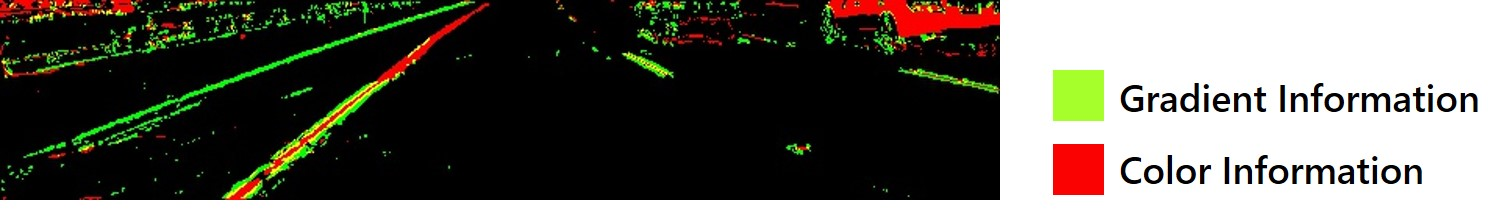
#> input picture images/combination.jpg, 1503 x 215 px, given in place of y_playground.png, which was not available
$ python test3.py
#> lines starting #> are read from the running program, lines starting #| are printed output that depends on the picture
import argparse
import cv2

# Points 들을 저장할 리스트와 Crop이 실행 되었는지 저장할 Boolean 변수를 선언합니다.
refPt = []
cropping = False


def click_and_crop(event, x, y, flags, param):
	# refPt와 cropping 변수를 global로 만듭니다.
	global refPt, cropping

	# 왼쪽 마우스가 클릭되면 (x, y) 좌표 기록을 시작하고
	# cropping = True로 만들어 줍니다.
	if event == cv2.EVENT_LBUTTONDOWN:
		refPt = [(x, y)]
		cropping = True

	# 왼쪽 마우스 버튼이 놓여지면 (x, y) 좌표 기록을 하고 cropping 작업을 끝냅니다.
	# 이 때 crop한 영역을 보여줍니다.
	elif event == cv2.EVENT_LBUTTONUP:
		refPt.append((x, y))
		cropping = False

		# ROI 사각형을 이미지에 그립니다.
		cv2.rectangle(image, refPt[0], refPt[1], (0, 255, 0), 2)
		cv2.imshow("image", image)


# argument parser를 구성해 주고 입력 받은 argument는 parse 합니다.
# ap = argparse.ArgumentParser()
# ap.add_argument("-i", "--image", required=True, help="Path to the image")
# args = vars(ap.parse_args())

# 이미지를 load 합니다.
image = cv2.imread("y_playground.png")
#> image is the input picture: shape (215, 1503, 3); mean B, G, R 92, 99.2, 101.3
image = cv2.resize(image, (640, 360))
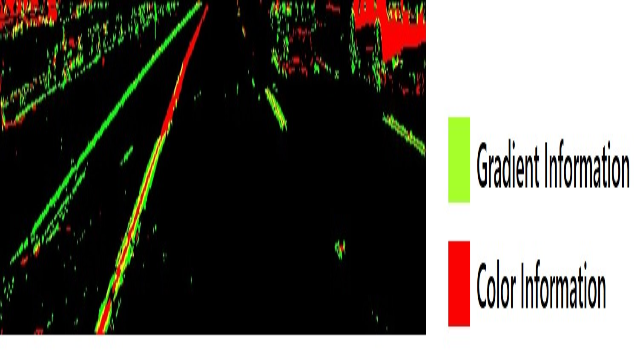
#> image: shape (360, 640, 3); mean B, G, R 91.9, 99.1, 101.2
# 원본 이미지를 clone 하여 복사해 둡니다.
clone = image.copy()
# 새 윈도우 창을 만들고 그 윈도우 창에 click_and_crop 함수를 세팅해 줍니다.
cv2.namedWindow("image")
cv2.setMouseCallback("image", click_and_crop)


'''
키보드에서 다음을 입력받아 수행합니다.
- q : 작업을 끝냅니다.
- r : 이미지를 초기화 합니다.
- c : ROI 사각형을 그리고 좌표를 출력합니다.
'''
while True:
	# 이미지를 출력하고 key 입력을 기다립니다.
	cv2.imshow("image", image)
	key = cv2.waitKey(1) & 0xFF
#> (key q is pressed here)

	# 만약 r이 입력되면, crop 할 영열을 리셋합니다.
	if key == ord("r"):
		image = clone.copy()

 	# 만약 c가 입력되고 ROI 박스가 정확하게 입력되었다면
	# 박스의 좌표를 출력하고 crop한 영역을 출력합니다.
	elif key == ord("c"):
		if len(refPt) == 2:
			roi = clone[refPt[0][1]:refPt[1][1], refPt[0][0]:refPt[1][0]]
			print(refPt)
			cv2.imshow("ROI", roi)
			cv2.waitKey(0)
	# 만약 q가 입력되면 작업을 끝냅니다.
	elif key == ord("q"):
		break

# 모든 window를 종료합니다.
cv2.destroyAllWindows()

$ run again, on images/crop_img.jpg
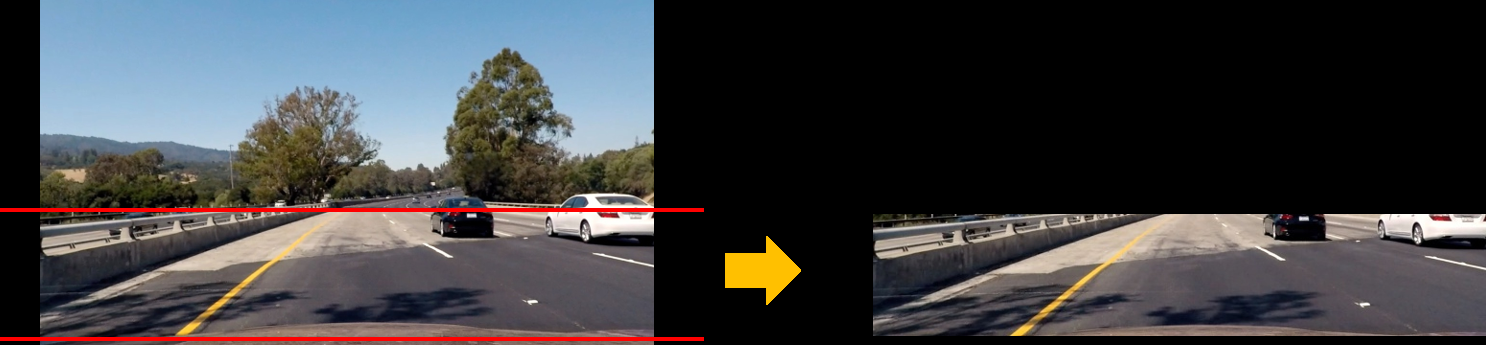
#> input picture images/crop_img.jpg, 1486 x 345 px, given in place of y_playground.png, which was not available
#> image is the input picture: shape (345, 1486, 3); mean B, G, R 66.9, 64.6, 64.5
#> `image = cv2.resize(image, (640, 360))`:
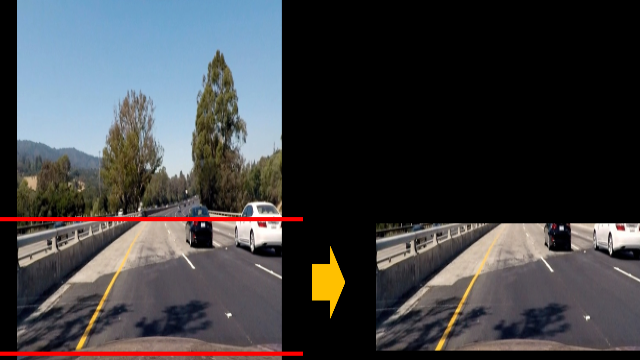
#> image: shape (360, 640, 3); mean B, G, R 66.9, 64.6, 64.5

$ run again, on images/gradient.jpg
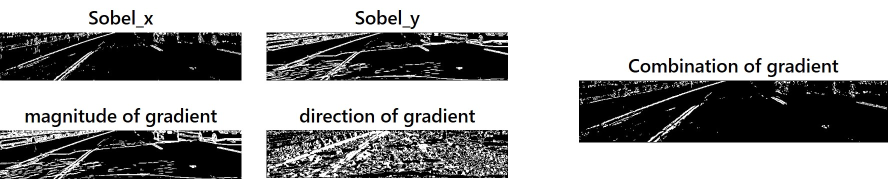
#> input picture images/gradient.jpg, 1775 x 358 px, given in place of y_playground.png, which was not available (shown at 1/2 size)
#> image is the input picture: shape (358, 1775, 3); mean B, G, R 162.2, 162.2, 162.2
#> `image = cv2.resize(image, (640, 360))`:
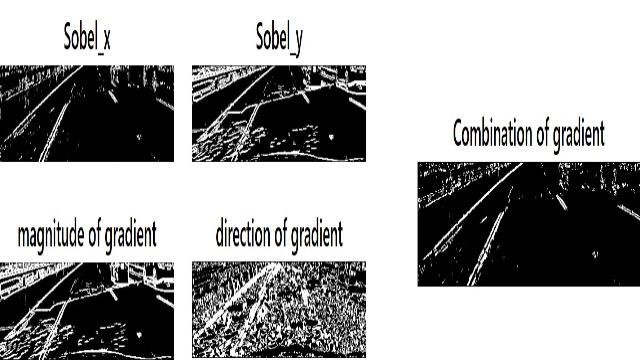
#> image: shape (360, 640, 3); mean B, G, R 162.2, 162.3, 162.3
